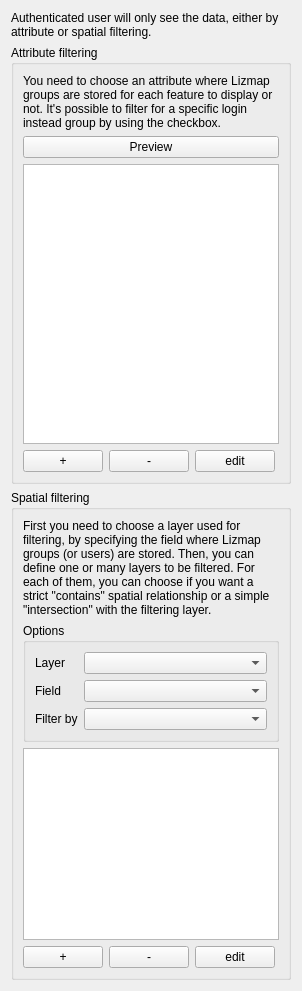
             <widget class="QWidget" name="scrollAreaWidgetContents_5">
              <property name="geometry">
               <rect>
                <x>0</x>
                <y>0</y>
                <width>302</width>
                <height>991</height>
               </rect>
              </property>
              <layout class="QVBoxLayout" name="verticalLayout_29">
               <item>
                <widget class="QLabel" name="label_49">
                 <property name="text">
                  <string>Authenticated user will only see the data, either by attribute or spatial filtering.</string>
                 </property>
                 <property name="wordWrap">
                  <bool>true</bool>
                 </property>
                </widget>
               </item>
               <item>
                <widget class="QgsCollapsibleGroupBox" name="groupBox_7">
                 <property name="title">
                  <string>Attribute filtering</string>
                 </property>
                 <layout class="QVBoxLayout" name="verticalLayout_17">
                  <item>
                   <widget class="QLabel" name="label_22">
                    <property name="text">
                     <string>You need to choose an attribute where Lizmap groups are stored for each feature to display or not. It's possible to filter for a specific login instead group by using the checkbox. </string>
                    </property>
                    <property name="wordWrap">
                     <bool>true</bool>
                    </property>
                   </widget>
                  </item>
                  <item>
                   <widget class="QPushButton" name="preview_attribute_filtering">
                    <property name="text">
                     <string>Preview</string>
                    </property>
                   </widget>
                  </item>
                  <item>
                   <widget class="QTableWidget" name="table_login_filter"/>
                  </item>
                  <item>
                   <layout class="QHBoxLayout" name="horizontalLayout_4">
                    <item>
                     <widget class="QPushButton" name="add_filter_login_layer_button">
                      <property name="text">
                       <string notr="true">+</string>
                      </property>
                     </widget>
                    </item>
                    <item>
                     <widget class="QPushButton" name="remove_filter_login_layer_button">
                      <property name="text">
                       <string notr="true">-</string>
                      </property>
                     </widget>
                    </item>
                    <item>
                     <widget class="QPushButton" name="edit_filter_login_layer_button">
                      <property name="text">
                       <string notr="true">edit</string>
                      </property>
                     </widget>
                    </item>
                    <item>
                     <spacer name="horizontalSpacer_3">
                      <property name="orientation">
                       <enum>Qt::Horizontal</enum>
                      </property>
                      <property name="sizeHint" stdset="0">
                       <size>
                        <width>40</width>
                        <height>20</height>
                       </size>
                      </property>
                     </spacer>
                    </item>
                   </layout>
                  </item>
                 </layout>
                </widget>
               </item>
               <item>
                <widget class="QgsCollapsibleGroupBox" name="groupBox_8">
                 <property name="title">
                  <string>Spatial filtering</string>
                 </property>
                 <layout class="QVBoxLayout" name="verticalLayout_24">
                  <item>
                   <widget class="QLabel" name="label_filter_polygon">
                    <property name="text">
                     <string>First you need to choose a layer used for filtering, by specifying the field where Lizmap groups (or users) are stored. Then, you can define one or many layers to be filtered. For each of them, you can choose if you want a strict &quot;contains&quot; spatial relationship or a simple &quot;intersection&quot; with the filtering layer.</string>
                    </property>
                    <property name="wordWrap">
                     <bool>true</bool>
                    </property>
                   </widget>
                  </item>
                  <item>
                   <widget class="QGroupBox" name="groupBox_6">
                    <property name="title">
                     <string>Options</string>
                    </property>
                    <layout class="QVBoxLayout" name="verticalLayout_49">
                     <item>
                      <layout class="QFormLayout" name="formLayout">
                       <item row="0" column="0">
                        <widget class="QLabel" name="label_layer_filter_polygon">
                         <property name="text">
                          <string>Layer</string>
                         </property>
                        </widget>
                       </item>
                       <item row="0" column="1">
                        <widget class="QgsMapLayerComboBox" name="layer_filter_polygon"/>
                       </item>
                       <item row="1" column="0">
                        <widget class="QLabel" name="label_field_filter_polygon">
                         <property name="text">
                          <string>Field</string>
                         </property>
                        </widget>
                       </item>
                       <item row="1" column="1">
                        <widget class="QgsFieldComboBox" name="field_filter_polygon"/>
                       </item>
                       <item row="2" column="0">
                        <widget class="QLabel" name="label_filter_polygon_by_user">
                         <property name="text">
                          <string>Filter by</string>
                         </property>
                        </widget>
                       </item>
                       <item row="2" column="1">
                        <widget class="QComboBox" name="filter_polygon_by_user"/>
                       </item>
                      </layout>
                     </item>
                    </layout>
                   </widget>
                  </item>
                  <item>
                   <widget class="QTableWidget" name="table_filter_polygon"/>
                  </item>
                  <item>
                   <layout class="QHBoxLayout" name="horizontalLayout_41">
                    <item>
                     <widget class="QPushButton" name="add_filter_polygon_button">
                      <property name="text">
                       <string notr="true">+</string>
                      </property>
                     </widget>
                    </item>
                    <item>
                     <widget class="QPushButton" name="remove_filter_polygon_button">
                      <property name="text">
                       <string notr="true">-</string>
                      </property>
                     </widget>
                    </item>
                    <item>
                     <widget class="QPushButton" name="edit_filter_polygon_button">
                      <property name="text">
                       <string notr="true">edit</string>
                      </property>
                     </widget>
                    </item>
                    <item>
                     <spacer name="horizontalSpacer_40">
                      <property name="orientation">
                       <enum>Qt::Horizontal</enum>
                      </property>
                      <property name="sizeHint" stdset="0">
                       <size>
                        <width>40</width>
                        <height>20</height>
                       </size>
                      </property>
                     </spacer>
                    </item>
                   </layout>
                  </item>
                 </layout>
                </widget>
               </item>
              </layout>
             </widget>
